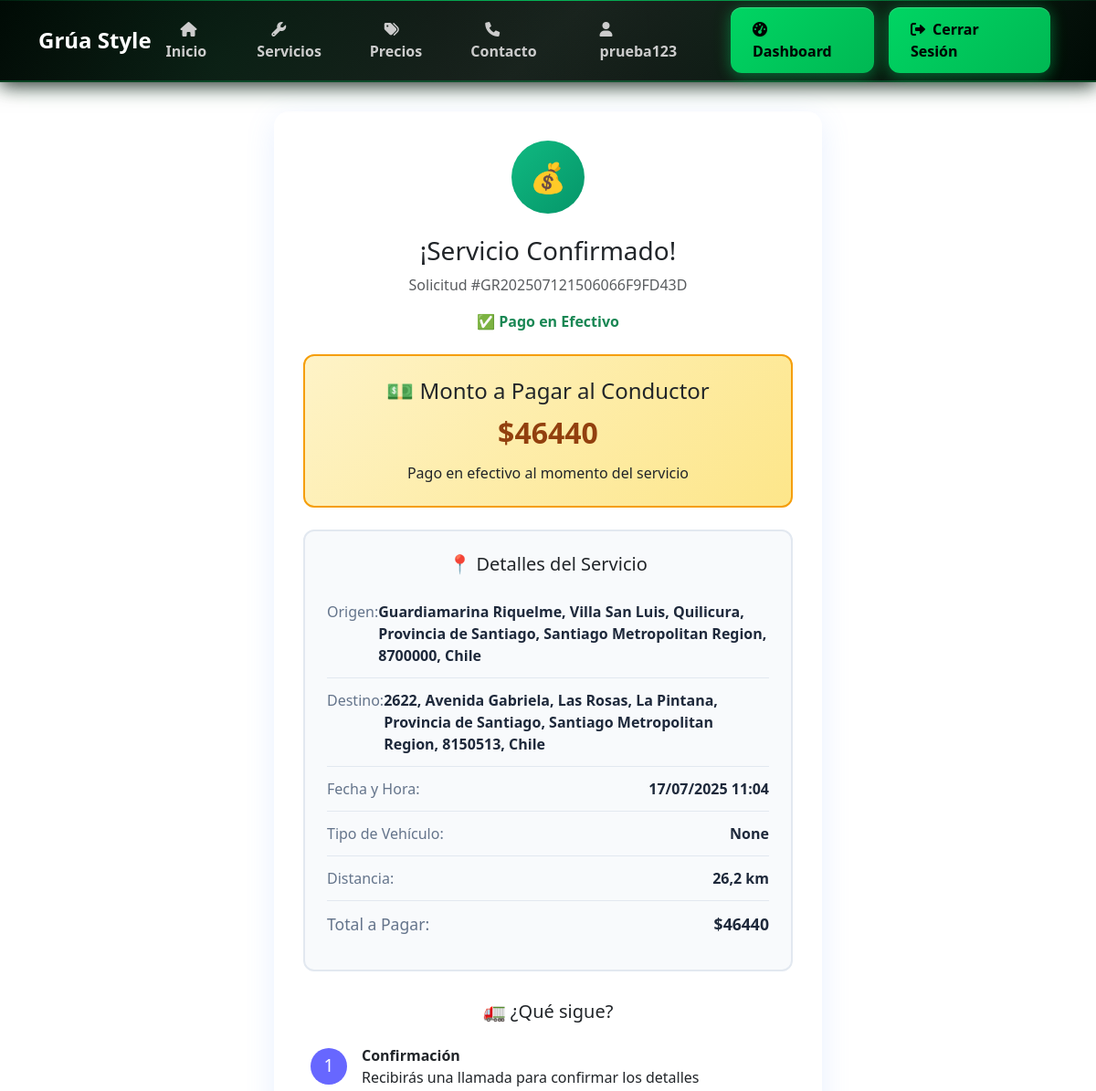
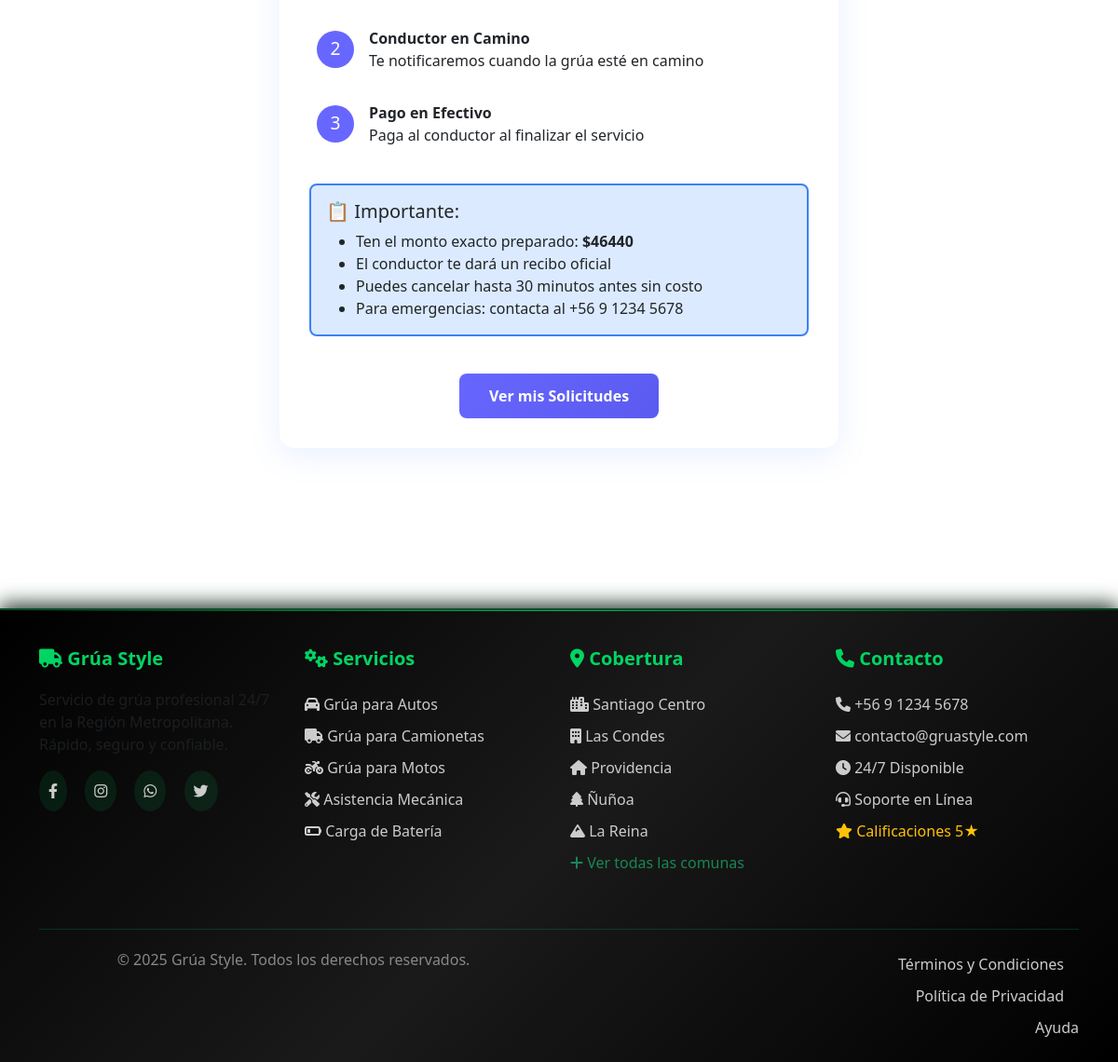
The page /confirmacion-efectivo/5/ (signed in) on the database its author committed (2 pictures, top to bottom).
### grua_app/models.py (models this page shows, shortened)
class SolicitudServicio(models.Model):
    ESTADO_CHOICES = [
        ('pendiente', 'Pendiente'),
        ('confirmada', 'Confirmada'),
        ('en_proceso', 'En Proceso'),
        ('completada', 'Completada'),
        ('cancelada', 'Cancelada'),
        ('pendiente_pago', 'Pendiente de Pago'),
    ]
    METODO_PAGO_CHOICES = [
        ('efectivo', 'Efectivo'),
        ('transferencia', 'Transferencia'),
        ('webpay', 'WebPay'),
    ]
    cliente = models.ForeignKey(User, on_delete=models.CASCADE)
    numero_orden = models.CharField(max_length=20, unique=True, blank=True)
    direccion_origen = models.CharField(max_length=255)
    direccion_destino = models.CharField(max_length=255)
    fecha_servicio = models.DateTimeField()
    descripcion_problema = models.TextField()
    distancia_km = models.DecimalField(
        max_digits=6, decimal_places=2, null=True, blank=True)
    estado = models.CharField(
        max_length=20, choices=ESTADO_CHOICES, default='pendiente')
    fecha_solicitud = models.DateTimeField(auto_now_add=True)
    fecha_actualizacion = models.DateTimeField(auto_now=True)
    metodo_pago = models.CharField(
        max_length=20, choices=METODO_PAGO_CHOICES, null=True, blank=True)
    costo_total = models.DecimalField(
        max_digits=10, decimal_places=2, null=True, blank=True)
    pagado = models.BooleanField(default=False)
    webpay_token = models.CharField(max_length=100, null=True, blank=True)
    webpay_buy_order = models.CharField(max_length=50, null=True, blank=True)
    webpay_authorization_code = models.CharField(
        max_length=50, null=True, blank=True)
    tipo_vehiculo = models.CharField(max_length=50, null=True, blank=True)
    marca_vehiculo = models.CharField(max_length=50, null=True, blank=True)
    modelo_vehiculo = models.CharField(max_length=50, null=True, blank=True)
    placa_vehiculo = models.CharField(max_length=20, null=True, blank=True)
    class Meta:
        verbose_name = 'Solicitud de Servicio'
        verbose_name_plural = 'Solicitudes de Servicio'
        ordering = ['-fecha_solicitud']

### grua_app/views.py (the view)
@login_required
def confirmacion_efectivo(request, solicitud_id):
    try:
        from .models import Cliente
        cliente = Cliente.objects.get(user=request.user)
        solicitud = get_object_or_404(SolicitudServicio, id=solicitud_id, cliente=cliente)
    except:
        solicitud = get_object_or_404(SolicitudServicio, id=solicitud_id)
    context = {'solicitud': solicitud}
    return render(request, 'grua_app/confirmacion_efectivo.html', context)

### grua_app/models.py (called while the page is built)
    def __str__(self):
        return f"{self.user.username} - {self.telefono}"

### templates/grua_app/confirmacion_efectivo.html (shortened to what this page needs)
{% extends 'grua_app/base.html' %}
{% block content %}
<div class="confirmation-container">
    <div class="success-icon">
        💰
    </div>
    <div class="text-center mb-4">
        <h2 class="h3 mb-2">¡Servicio Confirmado!</h2>
        <p class="text-muted">Solicitud #{{ solicitud.numero_orden }}</p>
        <p class="text-success"><strong>✅ Pago en Efectivo</strong></p>
    </div>
    <div class="cash-info">
        <h4>💵 Monto a Pagar al Conductor</h4>
        <div class="cash-amount">${{ solicitud.costo_total|floatformat:0 }}</div>
        <p class="mb-0">Pago en efectivo al momento del servicio</p>
    </div>
    <div class="service-details">
        <h5 class="mb-3 text-center">📍 Detalles del Servicio</h5>
        <div class="detail-row">
            <span class="detail-label">Origen:</span>
            <span class="detail-value">{{ solicitud.direccion_origen }}</span>
        </div>
        <div class="detail-row">
            <span class="detail-label">Destino:</span>
            <span class="detail-value">{{ solicitud.direccion_destino }}</span>
        </div>
        <div class="detail-row">
            <span class="detail-label">Fecha y Hora:</span>
            <span class="detail-value">{{ solicitud.fecha_servicio|date:"d/m/Y H:i" }}</span>
        </div>
        <div class="detail-row">
            <span class="detail-label">Tipo de Vehículo:</span>
            <span class="detail-value">{{ solicitud.tipo_vehiculo|title }}</span>
        </div>
        {% if solicitud.distancia_km %}
        <div class="detail-row">
            <span class="detail-label">Distancia:</span>
            <span class="detail-value">{{ solicitud.distancia_km|floatformat:1 }} km</span>
        </div>
        {% endif %}
        <div class="detail-row">
            <span class="detail-label">Total a Pagar:</span>
            <span class="detail-value">${{ solicitud.costo_total|floatformat:0 }}</span>
        </div>
    </div>
    <div class="timeline">
        <h5 class="text-center mb-3">🚛 ¿Qué sigue?</h5>
        <div class="timeline-item">
            <div class="timeline-icon">1</div>
            <div class="timeline-content">
                <strong>Confirmación</strong><br>
                Recibirás una llamada para confirmar los detalles
            </div>
        </div>
        <div class="timeline-item">
            <div class="timeline-icon">2</div>
            <div class="timeline-content">
                <strong>Conductor en Camino</strong><br>
                Te notificaremos cuando la grúa esté en camino
            </div>
        </div>
        <div class="timeline-item">
            <div class="timeline-icon">3</div>
            <div class="timeline-content">
                <strong>Pago en Efectivo</strong><br>
                Paga al conductor al finalizar el servicio
            </div>
        </div>
    </div>
    <div class="important-note">
        <h5>📋 Importante:</h5>
        <ul class="mb-0">
            <li>Ten el monto exacto preparado: <strong>${{ solicitud.costo_total|floatformat:0 }}</strong></li>
            <li>El conductor te dará un recibo oficial</li>
            <li>Puedes cancelar hasta 30 minutos antes sin costo</li>
            <li>Para emergencias: contacta al +56 9 1234 5678</li>
        </ul>
    </div>
    <div class="text-center">
        <a href="{% url 'dashboard' %}" class="btn-dashboard">
            Ver mis Solicitudes
        </a>
    </div>
</div>
{% endblock %}

### templates/grua_app/base.html (shortened to what this page needs)
{% load static %}
<!DOCTYPE html>
<html lang="es">
<head>
    <link href="https://cdn.jsdelivr.net/npm/bootstrap@5.3.0/dist/css/bootstrap.min.css" rel="stylesheet">
    <link rel="stylesheet" href="https://cdnjs.cloudflare.com/ajax/libs/font-awesome/6.0.0/css/all.min.css">
</head>
<body>
    <nav class="navbar navbar-expand-lg navbar-fluor">
        <div class="container">
            <a class="navbar-brand" href="{% url 'home' %}">
                <span class="brand-text">Grúa Style</span>
            </a>
            <div class="collapse navbar-collapse" id="navbarNav">
                <ul class="navbar-nav me-auto">
                    <li class="nav-item">
                        <a class="nav-link-3d" href="{% url 'home' %}">
                            <i class="fas fa-home"></i>Inicio
                        </a>
                    </li>
                    <li class="nav-item web-only">
                        <a class="nav-link-3d" href="{% url 'servicios' %}">
                            <i class="fas fa-wrench"></i>Servicios
                        </a>
                    </li>
                    <li class="nav-item web-only">
                        <a class="nav-link-3d" href="{% url 'precios' %}">
                            <i class="fas fa-tags"></i>Precios
                        </a>
                    </li>
                    <li class="nav-item web-only">
                        <a class="nav-link-3d" href="{% url 'contacto' %}">
                            <i class="fas fa-phone"></i>Contacto
                        </a>
                    </li>
                </ul>
                <div class="d-flex flex-column flex-lg-row align-items-center">
                    {% if user.is_authenticated %}
                        <span class="nav-link-3d me-3">
                            <i class="fas fa-user"></i>{{ user.username }}
                        </span>
                        <a href="{% url 'dashboard' %}" class="btn-3d">
                            <i class="fas fa-tachometer-alt"></i>Dashboard
                        </a>
                        <a href="{% url 'logout' %}" class="btn-3d">
                            <i class="fas fa-sign-out-alt"></i>Cerrar Sesión
                        </a>
                    {% endif %}
                </div>
            </div>
        </div>
    </nav>
    <main>
        {% block content %}
        {% endblock %}
    </main>
    <footer class="footer-web web-only">
        <div class="container">
            <div class="row">
                <div class="col-md-3 mb-4">
                    <h5><i class="fas fa-truck"></i> Grúa Style</h5>
                    <p class="text-muted">
                        Servicio de grúa profesional 24/7 en la Región Metropolitana.
                        Rápido, seguro y confiable.
                    </p>
                    <div class="social-links">
                        <a href="#" title="Facebook"><i class="fab fa-facebook-f"></i></a>
                        <a href="#" title="Instagram"><i class="fab fa-instagram"></i></a>
                        <a href="#" title="WhatsApp"><i class="fab fa-whatsapp"></i></a>
                        <a href="#" title="Twitter"><i class="fab fa-twitter"></i></a>
                    </div>
                </div>
                <div class="col-md-3 mb-4">
                    <h5><i class="fas fa-cogs"></i> Servicios</h5>
                    <a href="{% url 'servicios' %}"><i class="fas fa-car"></i> Grúa para Autos</a>
                    <a href="{% url 'servicios' %}"><i class="fas fa-truck"></i> Grúa para Camionetas</a>
                    <a href="{% url 'servicios' %}"><i class="fas fa-motorcycle"></i> Grúa para Motos</a>
                    <a href="{% url 'servicios' %}"><i class="fas fa-tools"></i> Asistencia Mecánica</a>
                    <a href="{% url 'servicios' %}"><i class="fas fa-battery-quarter"></i> Carga de Batería</a>
                </div>
                <div class="col-md-3 mb-4">
                    <h5><i class="fas fa-map-marker-alt"></i> Cobertura</h5>
                    <a href="#"><i class="fas fa-city"></i> Santiago Centro</a>
                    <a href="#"><i class="fas fa-building"></i> Las Condes</a>
                    <a href="#"><i class="fas fa-home"></i> Providencia</a>
                    <a href="#"><i class="fas fa-tree"></i> Ñuñoa</a>
                    <a href="#"><i class="fas fa-mountain"></i> La Reina</a>
                    <a href="{% url 'servicios' %}" class="text-success"><i class="fas fa-plus"></i> Ver todas las comunas</a>
                </div>
                <div class="col-md-3 mb-4">
                    <h5><i class="fas fa-phone"></i> Contacto</h5>
                    <a href="tel:+56912345678"><i class="fas fa-phone"></i> +56 9 1234 5678</a>
                    <a href="mailto:contacto@gruastyle.com"><i class="fas fa-envelope"></i> contacto@gruastyle.com</a>
                    <a href="{% url 'contacto' %}"><i class="fas fa-clock"></i> 24/7 Disponible</a>
                    <a href="{% url 'contacto' %}"><i class="fas fa-headset"></i> Soporte en Línea</a>
                    <a href="#" class="text-warning"><i class="fas fa-star"></i> Calificaciones 5★</a>
                </div>
            </div>
            <div class="footer-copyright">
                <div class="row">
                    <div class="col-md-6">
                        <p>&copy; 2025 Grúa Style. Todos los derechos reservados.</p>
                    </div>
                    <div class="col-md-6 text-md-end">
                        <a href="#" class="me-3">Términos y Condiciones</a>
                        <a href="#" class="me-3">Política de Privacidad</a>
                        <a href="{% url 'contacto' %}">Ayuda</a>
                    </div>
                </div>
            </div>
        </div>
    </footer>
</body>
</html>

### templates/grua_app/base.html (style rules this page uses)
:root { --footer-height: 120px; --main-padding-bottom: 140px; }
body { min-height: 100vh; display: flex; flex-direction: column; margin: 0; padding: 0; }
main { flex: 1; padding-bottom: var(--main-padding-bottom); }
.navbar-fluor { background: linear-gradient(135deg, #000 0%, #1a1a1a 50%, #000 100%); backdrop-filter: blur(10px); border-bottom: 2px solid rgba(0, 213, 99, 0.3); box-shadow: 0 4px 20px rgba(0, 0, 0, 0.8), 0 0 30px rgba(0, 213, 99, 0.2), inset 0 1px 0 rgba(0, 213, 99, 0.1); position: relative; z-index: 1000; }
.navbar-fluor::before { content: ''; position: absolute; top: 0; left: 0; right: 0; height: 1px; background: linear-gradient(90deg, transparent 0%, rgba(0, 213, 99, 0.5) 25%, rgba(0, 213, 99, 0.8) 50%, rgba(0, 213, 99, 0.5) 75%, transparent 100%); animation: navbar-glow 3s ease-in-out infinite alternate; }
.navbar-brand { color: #fff !important; font-weight: 700; font-size: 1.5rem; text-decoration: none; transition: all 0.3s ease; transform-style: preserve-3d; perspective: 1000px; display: flex; align-items: center; }
.brand-text { transition: all 0.3s ease; transform-style: preserve-3d; }
.btn-3d { padding: 12px 24px; border-radius: 12px; font-weight: 600; text-decoration: none; border: none; cursor: pointer; position: relative; overflow: hidden; transition: all 0.4s cubic-bezier(0.175, 0.885, 0.32, 1.275); transform-style: preserve-3d; perspective: 1000px; margin: 0 8px; background: linear-gradient(135deg, #00D563 0%, #00B853 100%); color: #000; box-shadow: 0 4px 15px rgba(0, 213, 99, 0.3), 0 0 20px rgba(0, 213, 99, 0.2), inset 0 1px 0 rgba(255, 255, 255, 0.2); text-shadow: 0 1px 2px rgba(0, 0, 0, 0.1); will-change: transform, box-shadow; }
.btn-3d::before { content: ''; position: absolute; top: 0; left: -100%; width: 100%; height: 100%; background: linear-gradient(90deg, transparent, rgba(255, 255, 255, 0.3), transparent); transition: left 0.6s ease; }
.btn-3d i { margin-right: 8px; transition: all 0.3s ease; transform-style: preserve-3d; }
.nav-link-3d { color: #ccc !important; font-weight: 600; text-decoration: none; padding: 8px 16px; border-radius: 8px; transition: all 0.3s ease; transform-style: preserve-3d; position: relative; }
.nav-link-3d i { margin-right: 6px; transition: all 0.3s ease; }
.footer-web { background: linear-gradient(135deg, #000 0%, #1a1a1a 50%, #000 100%); color: #fff; padding: 40px 0 20px 0; margin-top: auto; border-top: 2px solid rgba(0, 213, 99, 0.3); box-shadow: 0 -4px 20px rgba(0, 0, 0, 0.8), 0 0 30px rgba(0, 213, 99, 0.2); position: relative; }
.footer-web::before { content: ''; position: absolute; top: 0; left: 0; right: 0; height: 1px; background: linear-gradient(90deg, transparent 0%, rgba(0, 213, 99, 0.5) 25%, rgba(0, 213, 99, 0.8) 50%, rgba(0, 213, 99, 0.5) 75%, transparent 100%); }
.footer-web h5 { color: #00D563; font-weight: 700; margin-bottom: 20px; }
.footer-web a { color: #ccc; text-decoration: none; transition: all 0.3s ease; display: block; padding: 5px 0; }
.footer-web .social-links a { display: inline-block; margin-right: 15px; padding: 10px; border-radius: 50%; background: rgba(0, 213, 99, 0.1); transition: all 0.3s ease; }
.footer-copyright { border-top: 1px solid rgba(0, 213, 99, 0.2); margin-top: 30px; padding-top: 20px; text-align: center; color: #888; }
.navbar-fluor::after { content: ''; position: absolute; top: 0; left: 0; right: 0; bottom: 0; background: radial-gradient(circle at 20% 80%, rgba(0, 213, 99, 0.1) 0%, transparent 50%), radial-gradient(circle at 80% 20%, rgba(0, 213, 99, 0.1) 0%, transparent 50%); pointer-events: none; z-index: -1; }

### rows shown on the page
SolicitudServicio: numero_orden "GR202507121506066F9FD43D", costo_total "46440", direccion_origen "Guardiamarina Riquelme, Villa San Luis, Quilicura, Provincia de Santiago, Santiago Metropolitan Region, 8700000, Chile", direccion_destino "2622, Avenida Gabriela, Las Rosas, La Pintana, Provincia de Santiago, Santiago Metropolitan Region, 8150513, Chile", fecha_servicio "17/07/2025 11:04", tipo_vehiculo "None", distancia_km "26,2"

### other values the page prints
{{ user.username }} "prueba123"
